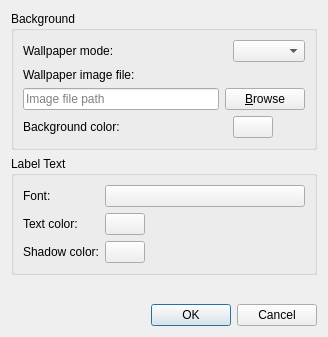
<?xml version="1.0" encoding="UTF-8"?>
<ui version="4.0">
 <class>DesktopPreferencesDialog</class>
 <widget class="QDialog" name="DesktopPreferencesDialog">
  <property name="geometry">
   <rect>
    <x>0</x>
    <y>0</y>
    <width>328</width>
    <height>337</height>
   </rect>
  </property>
  <property name="windowTitle">
   <string>Desktop Preferences</string>
  </property>
  <layout class="QVBoxLayout" name="verticalLayout">
   <item>
    <widget class="QGroupBox" name="groupBox_2">
     <property name="title">
      <string>Background</string>
     </property>
     <layout class="QGridLayout" name="gridLayout">
      <item row="2" column="1" colspan="2">
       <widget class="QComboBox" name="wallpaperMode">
        <property name="sizePolicy">
         <sizepolicy hsizetype="MinimumExpanding" vsizetype="Fixed">
          <horstretch>0</horstretch>
          <verstretch>0</verstretch>
         </sizepolicy>
        </property>
       </widget>
      </item>
      <item row="2" column="0">
       <widget class="QLabel" name="label">
        <property name="sizePolicy">
         <sizepolicy hsizetype="Fixed" vsizetype="Preferred">
          <horstretch>0</horstretch>
          <verstretch>0</verstretch>
         </sizepolicy>
        </property>
        <property name="text">
         <string>Wallpaper mode:</string>
        </property>
       </widget>
      </item>
      <item row="3" column="0">
       <widget class="QLabel" name="label_6">
        <property name="sizePolicy">
         <sizepolicy hsizetype="Expanding" vsizetype="Preferred">
          <horstretch>0</horstretch>
          <verstretch>0</verstretch>
         </sizepolicy>
        </property>
        <property name="text">
         <string>Wallpaper image file:</string>
        </property>
       </widget>
      </item>
      <item row="5" column="1">
       <widget class="Fm::ColorButton" name="backgroundColor">
        <property name="sizePolicy">
         <sizepolicy hsizetype="Fixed" vsizetype="Fixed">
          <horstretch>0</horstretch>
          <verstretch>0</verstretch>
         </sizepolicy>
        </property>
        <property name="text">
         <string/>
        </property>
       </widget>
      </item>
      <item row="5" column="0">
       <widget class="QLabel" name="label_5">
        <property name="text">
         <string>Background color:</string>
        </property>
       </widget>
      </item>
      <item row="4" column="0" colspan="3">
       <layout class="QHBoxLayout" name="horizontalLayout">
        <item>
         <widget class="QLineEdit" name="imageFile">
          <property name="toolTip">
           <string>Image file</string>
          </property>
          <property name="statusTip">
           <string/>
          </property>
          <property name="placeholderText">
           <string>Image file path</string>
          </property>
         </widget>
        </item>
        <item>
         <widget class="QPushButton" name="browse">
          <property name="text">
           <string>&amp;Browse</string>
          </property>
         </widget>
        </item>
       </layout>
      </item>
     </layout>
    </widget>
   </item>
   <item>
    <widget class="QGroupBox" name="groupBox">
     <property name="title">
      <string>Label Text</string>
     </property>
     <layout class="QGridLayout" name="gridLayout_2">
      <item row="1" column="1">
       <widget class="Fm::ColorButton" name="textColor">
        <property name="sizePolicy">
         <sizepolicy hsizetype="Fixed" vsizetype="Fixed">
          <horstretch>0</horstretch>
          <verstretch>0</verstretch>
         </sizepolicy>
        </property>
        <property name="text">
         <string/>
        </property>
       </widget>
      </item>
      <item row="3" column="1">
       <widget class="Fm::ColorButton" name="shadowColor">
        <property name="sizePolicy">
         <sizepolicy hsizetype="Fixed" vsizetype="Fixed">
          <horstretch>0</horstretch>
          <verstretch>0</verstretch>
         </sizepolicy>
        </property>
        <property name="text">
         <string/>
        </property>
       </widget>
      </item>
      <item row="1" column="0">
       <widget class="QLabel" name="label_3">
        <property name="sizePolicy">
         <sizepolicy hsizetype="Preferred" vsizetype="Fixed">
          <horstretch>0</horstretch>
          <verstretch>0</verstretch>
         </sizepolicy>
        </property>
        <property name="text">
         <string>Text color:</string>
        </property>
       </widget>
      </item>
      <item row="3" column="0">
       <widget class="QLabel" name="label_4">
        <property name="sizePolicy">
         <sizepolicy hsizetype="Preferred" vsizetype="Fixed">
          <horstretch>0</horstretch>
          <verstretch>0</verstretch>
         </sizepolicy>
        </property>
        <property name="text">
         <string>Shadow color:</string>
        </property>
       </widget>
      </item>
      <item row="0" column="0">
       <widget class="QLabel" name="label_2">
        <property name="sizePolicy">
         <sizepolicy hsizetype="Preferred" vsizetype="Fixed">
          <horstretch>0</horstretch>
          <verstretch>0</verstretch>
         </sizepolicy>
        </property>
        <property name="text">
         <string>Font:</string>
        </property>
       </widget>
      </item>
      <item row="0" column="1">
       <widget class="Fm::FontButton" name="font">
        <property name="sizePolicy">
         <sizepolicy hsizetype="Expanding" vsizetype="Fixed">
          <horstretch>0</horstretch>
          <verstretch>0</verstretch>
         </sizepolicy>
        </property>
        <property name="text">
         <string/>
        </property>
       </widget>
      </item>
     </layout>
    </widget>
   </item>
   <item>
    <spacer name="verticalSpacer">
     <property name="orientation">
      <enum>Qt::Vertical</enum>
     </property>
     <property name="sizeHint" stdset="0">
      <size>
       <width>20</width>
       <height>40</height>
      </size>
     </property>
    </spacer>
   </item>
   <item>
    <widget class="QDialogButtonBox" name="buttonBox">
     <property name="orientation">
      <enum>Qt::Horizontal</enum>
     </property>
     <property name="standardButtons">
      <set>QDialogButtonBox::Cancel|QDialogButtonBox::Ok</set>
     </property>
    </widget>
   </item>
  </layout>
 </widget>
 <customwidgets>
  <customwidget>
   <class>Fm::ColorButton</class>
   <extends>QPushButton</extends>
   <header>colorbutton.h</header>
  </customwidget>
  <customwidget>
   <class>Fm::FontButton</class>
   <extends>QPushButton</extends>
   <header>fontbutton.h</header>
  </customwidget>
 </customwidgets>
 <resources/>
 <connections>
  <connection>
   <sender>buttonBox</sender>
   <signal>accepted()</signal>
   <receiver>DesktopPreferencesDialog</receiver>
   <slot>accept()</slot>
   <hints>
    <hint type="sourcelabel">
     <x>248</x>
     <y>254</y>
    </hint>
    <hint type="destinationlabel">
     <x>157</x>
     <y>274</y>
    </hint>
   </hints>
  </connection>
  <connection>
   <sender>buttonBox</sender>
   <signal>rejected()</signal>
   <receiver>DesktopPreferencesDialog</receiver>
   <slot>reject()</slot>
   <hints>
    <hint type="sourcelabel">
     <x>316</x>
     <y>260</y>
    </hint>
    <hint type="destinationlabel">
     <x>286</x>
     <y>274</y>
    </hint>
   </hints>
  </connection>
 </connections>
</ui>
